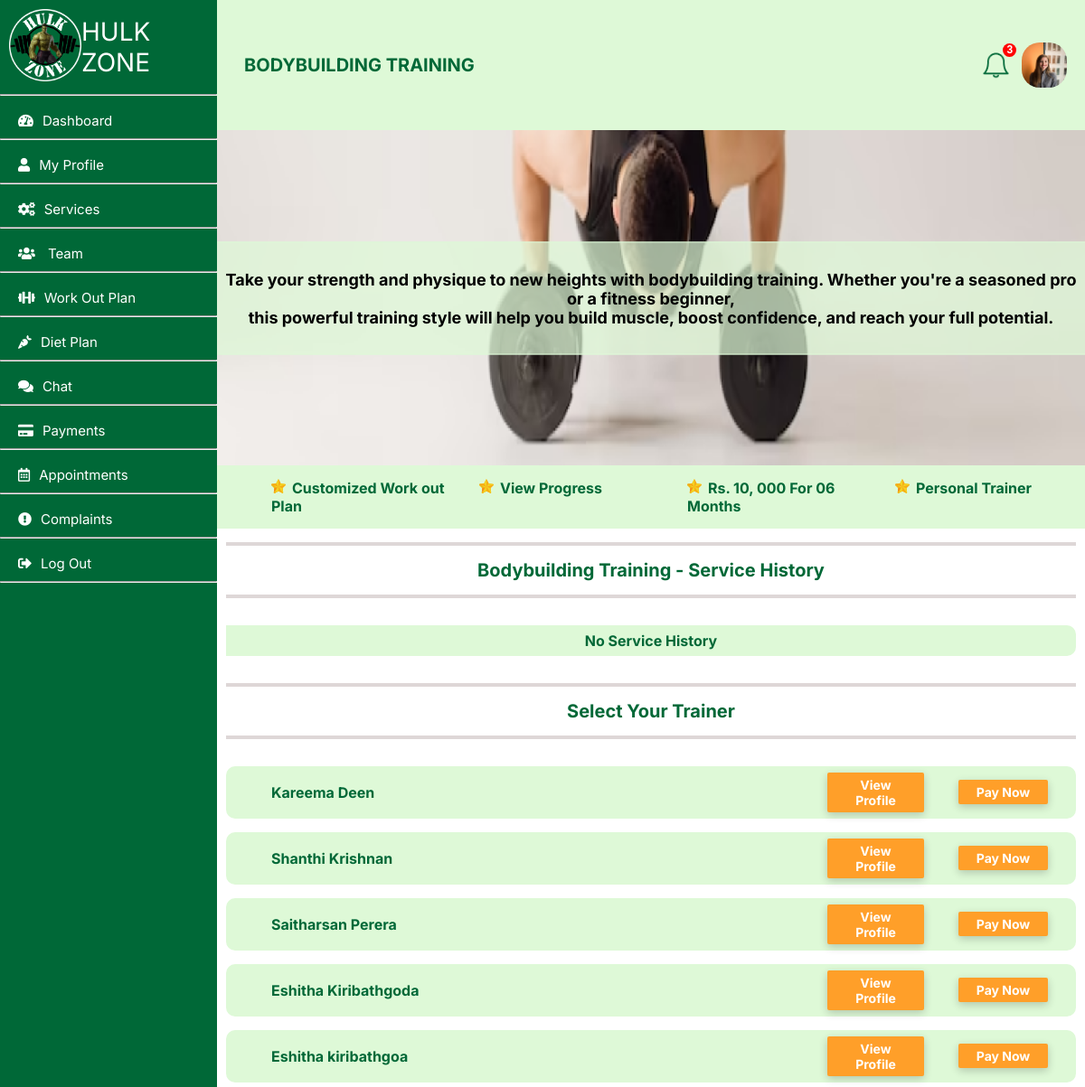
Screenshot of /member/bodybuilding.php (signed in) with the database file from the repository.
### tables this page shows
CREATE TABLE `user` (
  `userID` int NOT NULL,
  `fName` text NOT NULL,
  `lName` text NOT NULL,
  `NIC` text NOT NULL,
  `gender` varchar(50) NOT NULL,
  `profilePhoto` text,
  `dateOfBirth` date NOT NULL,
  `roles` int NOT NULL,
  `statuses` int NOT NULL,
  `contactNumber` int NOT NULL,
  `streetNumber` varchar(255) DEFAULT NULL,
  `addressLine01` text,
  `addressLine02` text,
  `city` text,
  `pw` varchar(255) NOT NULL,
  `created_at` date NOT NULL,
  `email` varchar(50) NOT NULL
);

CREATE TABLE `employeeservice` (
  `serviceID` int NOT NULL,
  `employeeID` int NOT NULL
);

### member/setProfilePic.php (called while the page is built)
<?php
$query = "SELECT * from user where userID = " . $_SESSION['userID'];
    $result = mysqli_query($conn, $query);
    $query1 = "SELECT * from member where userID = " . $_SESSION['userID'];
    $result1 = mysqli_query($conn, $query1);
    if (mysqli_num_rows($result) == 1 && mysqli_num_rows($result1) == 1) {
        $row = mysqli_fetch_assoc($result);
        $row1 = mysqli_fetch_assoc($result1);
    } else {
        echo '<script> window.alert("Error receiving data!");</script>';
    }
    if(isset($row['profilePhoto']) && $row['profilePhoto'] != NULL){
        $profilePictureLink = $row['profilePhoto'];
    }else{
        $profilePictureLink = '../profileImages/default.png';
    }
?>

### member/bodybuilding.php (the view, shortened to what this page needs)
<?php
include '../connect.php';
?>
<?php
    include("setProfilePic.php");
?>
<!DOCTYPE html>
<html lang="en">
<head>
    <link rel="stylesheet" type="text/css" href="../member/style/gen.css">
    <link rel="stylesheet" type="text/css" href="../member/style/servicepage.css">
    <link rel="stylesheet" href="https://cdnjs.cloudflare.com/ajax/libs/font-awesome/5.15.3/css/all.min.css">
</head>
<body>
    <div class="container">
        <div class = "nav-bar">
            <?php
                include("navBar.php");
            ?>
        <div class="body">
            <div class = "header">
                <div class="left">
                    BODYBUILDING TRAINING
                </div>
                <div class="right">
                    <div class="notification-bell">
                        <?php include("notifications.php"); ?>
                    </div>
                    <img src="<?php echo $profilePictureLink; ?>" alt="dp" width="50px" height="50px" style="border-radius: 20px;">
                </div>
            </div>
            <div class="content">
                <div class="row">
                        <div class="topic">
                        Take your strength and physique to new heights with bodybuilding training. Whether you're a seasoned pro or a fitness beginner,<br> this powerful training style will help you build muscle, boost confidence, and reach your full potential.
                        </div>
                        <img src="../member/images/bodybuildingpage.png" width= "100%" height="100%">
                </div>
                <div class="row-two">
                    <div class="sub-topic">
                        <div class="row-two" style="margin-left:40px;">
                            <div class="col"><li>Customized Work out Plan</li></div>
                            <div class="col"><li>View Progress</li></div>
                            <div class="col"><li>Rs. 10, 000 For  06 Months</li></div>
                            <div class="col"><li>Personal Trainer</li></div>
                        </div>
                    </div>
                </div>
                <hr class="hr-heading">
                    <div class="row-two" style="font-size:20px;">Bodybuilding Training - Service History</div>
                <hr class="hr-heading">
                <div class="row-two" style="margin-left: 10px; margin-right: 10px;">
                        <?php
                            $serviceID = 2;
                            $memberID = $row1['memberID'];
                            $sql6 = "SELECT * FROM `servicecharge` where memberID = $memberID AND serviceID = $serviceID";
                            $result6 = mysqli_query($conn, $sql6);
                            if ($result6 && mysqli_num_rows($result6) > 0) {
                                echo '<table>';
                                while ($row6 = mysqli_fetch_assoc($result6)) {
                                    $employeeID = $row6["employeeID"];
                                    $endDate = $row6["endDate"];
                                    $startDate = $row6["startDate"];
                                    $sql7 = "select * from employee where employeeID = $employeeID";
                                    $result7 = mysqli_query($conn, $sql7);
                                    $row7 = mysqli_fetch_assoc($result7);
                                    $userID = $row7["userID"];
                                    $avgRating = $row7['avgRating'];
                                    $stars = '';
                                    for ($i = 1; $i <= 5; $i++) {
                                        if ($i <= round($avgRating)) {
                                            $stars .= '<span class="fas fa-star" style="color: gold; font-size: 20px; display: inline-block;"></span>';
                                        } else {
                                            $stars .= '<span class="far fa-star" style="color: gold; font-size: 20px;display: inline-block;"></span>';
                                        }
                                    }
                                    $sql8 = "select * from user where userID = $userID";
                                    $result8 = mysqli_query($conn, $sql8);
                                    $row8 = mysqli_fetch_assoc($result8);
                                    if ($endDate <= date('Y-m-d H:i:s') && $row6['rate'] == 0) {
                                        $rate_button_enabled = true;
                                    }else{
                                        $rate_button_enabled = false;
                                    }
                                    $field1name = $row8["fName"] . " " . $row8["lName"];
                                    $field4name = date('Y.m.d', strtotime($startDate)) . ' - ' . date('Y.m.d', strtotime($endDate));
                                    $field2name = $stars;
                                    $field3name = '<button onclick="openForm()"' . ($rate_button_enabled ? '' : 'disabled') . '>Rate Now</button>';
                                    if($rate_button_enabled){
                                        echo '
                                            <div id="myForm" class="form-popup">
                                                <form action="../member/rate.php" class="form-container" method="post">
                                                    <h3>Rate This Service</h3>
                                                    <p>Select a rating:</p>
                                                    <div id="rating_stars">
                                                        <span class="far fa-star" data-rating="1"></span>
                                                        <span class="far fa-star" data-rating="2"></span>
                                                        <span class="far fa-star" data-rating="3"></span>
                                                        <span class="far fa-star" data-rating="4"></span>
                                                        <span class="far fa-star" data-rating="5"></span>
                                                        <input type="hidden" name="rating">
                                                    </div>
                                                    <br>
                                                    <input type="hidden" name="employeeID" value="' . $employeeID . '">
                                                    <input type="hidden" name="serviceID" value="' . $serviceID . '">
                                                    <input type="hidden" name="memberID" value="' . $memberID . '">
                                                    <input type="hidden" name="paymentID" value="' . $row6['paymentID'] . '">
                                                    <button type="submit">Rate</button>
                                                    <button type="button" class="cancel" onclick="closeForm()">Close</button>
                                                </form>
                                            </div>
                                            <script>
                                                function openForm() {
                                                document.getElementById("myForm").style.display = "block";
                                                }
                                                function closeForm() {
                                                document.getElementById("myForm").style.display = "none";
                                                }
                                                // Get all the star elements
                                                var stars = document.querySelectorAll("#rating_stars .fa-star");
                                                //storing last star
                                                var lastClickedStar = null;
                                                // Add a click event listener to each star
                                                stars.forEach(function(star) {
                                                    star.addEventListener("click", function() {
                                                        // Get the rating value
                                                        var rating = star.getAttribute("data-rating");
                                                        // Remove the "checked" class from all stars
                                                        stars.forEach(function(s) {
                                                        s.classList.remove("checked");
                                                        });
                                                        // Add the "checked" class to the clicked star and all previous stars
                                                        for (var i = 1; i <= rating; i++) {
                                                            stars[i - 1].classList.add("checked");
                                                        }
                                                        lastClickedStar = star;
                                                    });
                                                });
                                               // Get the submit button element
                                                var submitButton = document.querySelector("#myForm button[type=\"submit\"]");
                                                // Add a click event listener to the submit button
                                                submitButton.addEventListener("click", function() {
                                                    // Get the rating value
                                                    var rating = lastClickedStar.getAttribute("data-rating");
                                                    // Set the value of the hidden input field
                                                    document.querySelector("#myForm input[name=rating]").value = rating;
                                                });
                                            </script>
                                        ';
                                    }
                                    echo '<tr>
                                        <td style="text-align:left; padding-left: 50px; width:40%;">'.$field1name.'</td>
                                        <td style="text-align: right;  width:30%;">'.$field4name.'</td>
                                        <td style="text-align:right;">'.$field2name.'</td>
                                        <td>'.$field3name.'</td>
                                    </tr>';
                                }
                                echo '</table>';
                            } else {
                                echo '<table>
                                    <tr>
                                        <td style="width:100%;"> No Service History </td>
                                    </tr>
                                </table>';
                            }
                        ?>
                </div>
                <hr class="hr-heading">
                    <div class="row-two" style="font-size:20px;">Select Your Trainer</div>
                <hr class="hr-heading">
                <div class="row-two" style="margin-left: 10px; margin-right: 10px;">
                        <?php
                            $sql2 = "SELECT employeeID FROM `employeeservice` where serviceID = 2";
                            $result2 = mysqli_query($conn, $sql2);
                            if ($result2 && mysqli_num_rows($result2) > 0) {
                                echo '<table>';
                                while ($row2 = mysqli_fetch_assoc($result2)) {
                                    $employeeID = $row2["employeeID"];
                                    $sql3 = "select userID from employee where employeeID = $employeeID";
                                    $result3 = mysqli_query($conn, $sql3);
                                    $row3 = mysqli_fetch_assoc($result3);
                                    $userID = $row3["userID"];
                                    $sql4 = "select * from user where userID = $userID";
                                    $result4 = mysqli_query($conn, $sql4);
                                    $row4 = mysqli_fetch_assoc($result4);
                                    $field1name = $row4["fName"] . " " . $row4["lName"];
                                    $field2name ="<div><a href='employeeProfile.php?userID=$row3[userID]' class = 'button'>View Profile</a></div>";
                                    $sql5 = "SELECT * FROM servicecharge WHERE serviceID IN (1, 2, 4) AND endDate >= NOW() AND memberID = $row1[memberID]";
                                    $result5 = mysqli_query($conn, $sql5);
                                    if ($result5 && mysqli_num_rows($result5) > 0) {
                                        $payNow = 'javascript:void(0);';
                                        $onclick = 'onclick="alert(\'You already have an ongoing service and cannot obtain another one until it ends.\'); return false;"';
                                    } else {
                                        $payNow = '../member/stripe/checkout.php?type='.$serviceID.'&amount=10000&employeeID='.$employeeID;
                                        $onclick = 'onclick="window.location.href=\''.$payNow.'\';"';
                                    }
                                    $field3name = '<a href="'.$payNow.'" class = "button" '.$onclick.'>Pay Now</a>';
                                    echo '<tr>
                                        <td style="text-align:left; padding-left: 50px;">'.$field1name.'</td>
                                        <td>'.$field2name.'</td>
                                        <td>'.$field3name.'</td>
                                    </tr>';
                                }
                                echo '</table>';
                            } else {
                                echo '<table>
                                    <tr>
                                        <td style=:"width:100%;"> Trainers Unavailable at the Moment </td>
                                    </tr>
                                </table>';
                            }
                        ?>
                </div>
            </div>
        </div>
</body>
</html>

### rows the page displays
user: profilePhoto (picture)
employeeservice: user.fName+lName "Kareema Deen"
employeeservice: user.fName+lName "Shanthi Krishnan"
employeeservice: user.fName+lName "Saitharsan Perera"
employeeservice: user.fName+lName "Eshitha Kiribathgoda"
employeeservice: user.fName+lName "Eshitha kiribathgoa"

### other values shown
$unread_count "3"
